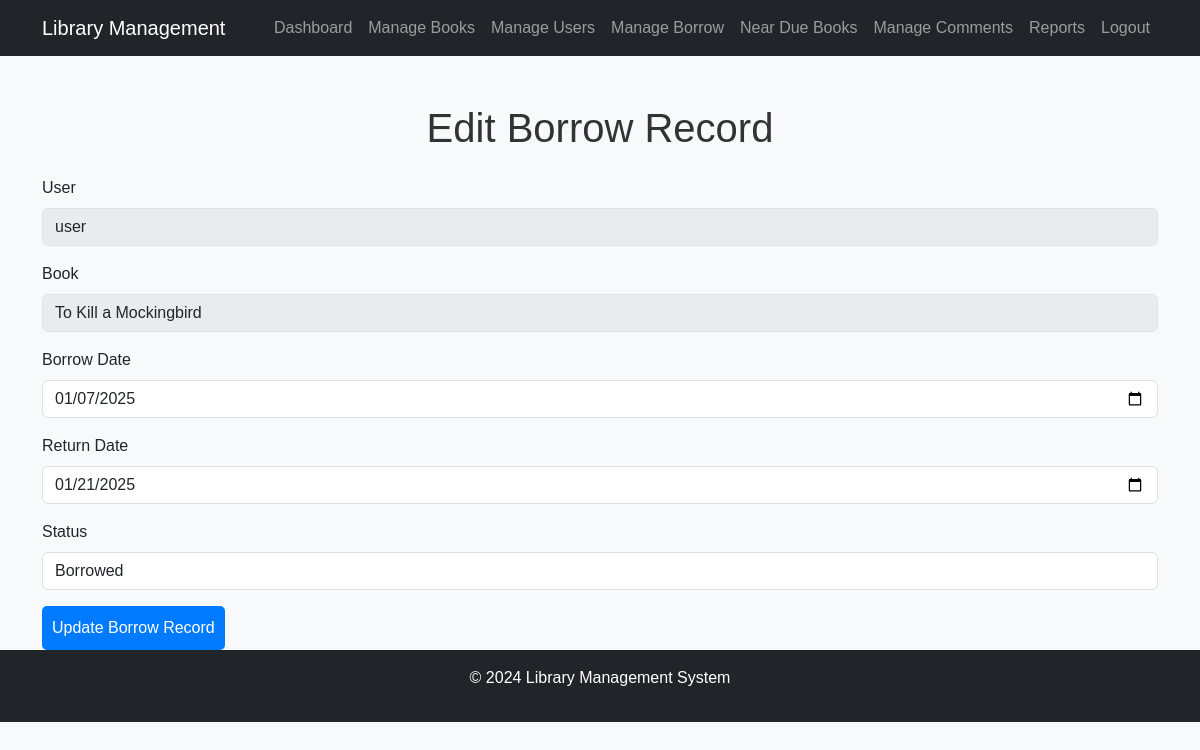
Page /admin/edit_borrow.php?id=5 (signed in) on the committed database.
### tables this page shows
CREATE TABLE `borrows` (
  `id` int(11) NOT NULL,
  `user_id` int(11) DEFAULT NULL,
  `book_id` int(11) DEFAULT NULL,
  `borrow_date` date DEFAULT NULL,
  `return_date` date DEFAULT NULL,
  `status` enum('borrowed','returned','overdue') DEFAULT NULL,
  `borrow_duration` int(11) DEFAULT NULL
);

CREATE TABLE `users` (
  `id` int(11) NOT NULL,
  `username` varchar(50) NOT NULL,
  `password` varchar(255) NOT NULL,
  `email` varchar(100) NOT NULL,
  `role` enum('admin','user') DEFAULT 'user',
  `created_at` timestamp NOT NULL DEFAULT current_timestamp(),
  `status` enum('active','locked') DEFAULT 'active'
);

CREATE TABLE `books` (
  `id` int(11) NOT NULL,
  `title` varchar(255) NOT NULL,
  `author` varchar(255) NOT NULL,
  `genre` varchar(100) DEFAULT NULL,
  `description` mediumtext DEFAULT NULL,
  `isbn` varchar(20) DEFAULT NULL,
  `status` enum('available','borrowed','reserved','lost') DEFAULT 'available',
  `cover_image` varchar(255) DEFAULT NULL,
  `published_year` year(4) DEFAULT NULL,
  `quantity` int(11) DEFAULT 0,
  `borrow_duration` int(11) DEFAULT 14
);

### admin/edit_borrow.php (the view, shortened to what this page needs)
<?php
include_once '../includes/db.php';
$borrow_id = $_GET['id'];
$sql = "SELECT borrows.*, users.username, books.title, books.id AS book_id
        FROM borrows
        JOIN users ON borrows.user_id = users.id
        JOIN books ON borrows.book_id = books.id
        WHERE borrows.id = $borrow_id";
$result = $conn->query($sql);
$borrow = $result->fetch_assoc();
?>
<!DOCTYPE html>
<html lang="en">
<head>
    <link href="https://cdn.jsdelivr.net/npm/bootstrap@5.3.0/dist/css/bootstrap.min.css" rel="stylesheet">
    <link rel="stylesheet" href="../assets/css/style.css">
</head>
<body>
    <?php include_once '../includes/header.php'; ?>
    <div class="container mt-5">
        <h1 class="text-center mb-4">Edit Borrow Record</h1>
        <form method="POST">
            <div class="mb-3">
                <label for="username" class="form-label">User</label>
                <input type="text" class="form-control" id="username" value="<?php echo $borrow['username']; ?>" disabled>
            </div>
            <div class="mb-3">
                <label for="title" class="form-label">Book</label>
                <input type="text" class="form-control" id="title" value="<?php echo $borrow['title']; ?>" disabled>
            </div>
            <div class="mb-3">
                <label for="borrow_date" class="form-label">Borrow Date</label>
                <input type="date" class="form-control" id="borrow_date" name="borrow_date" value="<?php echo $borrow['borrow_date']; ?>" required>
            </div>
            <div class="mb-3">
                <label for="return_date" class="form-label">Return Date</label>
                <input type="date" class="form-control" id="return_date" name="return_date" value="<?php echo $borrow['return_date']; ?>" required>
            </div>
            <div class="mb-3">
                <label for="status" class="form-label">Status</label>
                <select class="form-control" id="status" name="status" required>
                    <option value="borrowed" <?php echo $borrow['status'] == 'borrowed' ? 'selected' : ''; ?>>Borrowed</option>
                </select>
            </div>
            <button type="submit" class="btn btn-primary">Update Borrow Record</button>
        </form>
    </div>
    <?php include_once '../includes/footer.php'; ?>
</body>
</html>

### assets/css/style.css (style rules this page uses)
body { font-family: Arial, sans-serif; margin: 0; padding: 0; background-color: #f4f4f4; }
h1, h2, h3 { color: #333; }
.btn { display: inline-block; padding: 10px 20px; background-color: #007bff; color: white; border-radius: 5px; text-align: center; }
body { font-family: "Arial", sans-serif; background-color: #f8f9fa; }
.form-label { font-weight: 500; }
.btn-primary { background-color: #007bff; border: none; padding: 10px; font-size: 1rem; }

### rows in the picture
borrows: user.username "user", book.title "To Kill a Mockingbird", borrow_date "01/07/2025", return_date "01/21/2025", status "Borrowed"
